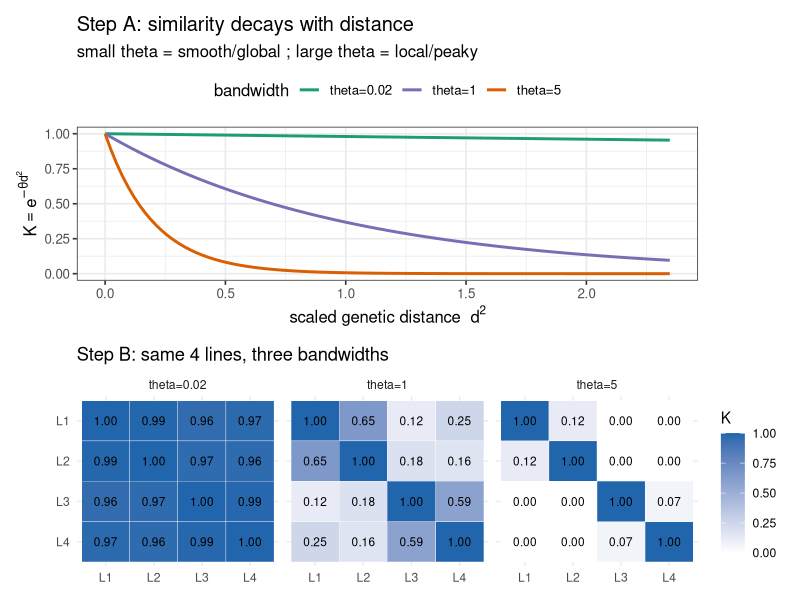

This figure's R source:
#!/usr/bin/env Rscript
# Toy for Lesson 8: genetic distance -> Gaussian kernel similarity, bandwidth effect.
suppressMessages({library(ggplot2); library(reshape2); library(patchwork)})
M <- matrix(c(2,2,0,2,0, 2,0,0,2,0, 0,0,2,0,2, 0,2,2,1,2),nrow=4,byrow=TRUE,
            dimnames=list(paste0("L",1:4),paste0("S",1:5)))
D <- as.matrix(dist(M))^2; D <- D/mean(D)            # scaled squared distance
hs <- c(0.02,1,5)
cat("scaled squared-distance matrix D:\n"); print(round(D,2))

# Panel A: K = exp(-h*d^2) vs distance, for 3 bandwidths
dd <- seq(0,max(D)*1.1,length=100)
curv <- do.call(rbind, lapply(hs,function(h) data.frame(d=dd, K=exp(-h*dd), h=paste0("theta=",h))))
pA <- ggplot(curv,aes(d,K,color=h))+geom_line(linewidth=1)+
  scale_color_manual(values=c("theta=0.02"="#1b9e77","theta=1"="#7570b3","theta=5"="#d95f02"),name="bandwidth")+
  labs(title="Step A: similarity decays with distance",
       subtitle="small theta = smooth/global ; large theta = local/peaky",
       x=expression("scaled genetic distance  "*d^2), y=expression(K==e^{-theta*d^2}))+
  theme_bw(base_size=12)+theme(legend.position="top")

# Panel B: the 4x4 kernel matrices at each bandwidth
mats <- do.call(rbind, lapply(hs,function(h){m<-melt(exp(-h*D));m$h<-paste0("theta=",h);m}))
mats$Var1<-factor(mats$Var1,levels=rev(rownames(D)))
pB <- ggplot(mats,aes(Var2,Var1,fill=value))+geom_tile(color="white")+
  geom_text(aes(label=sprintf("%.2f",value)),size=3)+facet_wrap(~h)+
  scale_fill_gradient(low="white",high="#2166AC",limits=c(0,1),name="K")+
  labs(title="Step B: same 4 lines, three bandwidths",x=NULL,y=NULL)+
  theme_minimal(base_size=11)
ggsave("../figures/15_toy_kernels.png",(pA/pB)+plot_layout(heights=c(1,1.1)),width=8,height=8,dpi=120)
cat("Wrote figures/15_toy_kernels.png\n")
